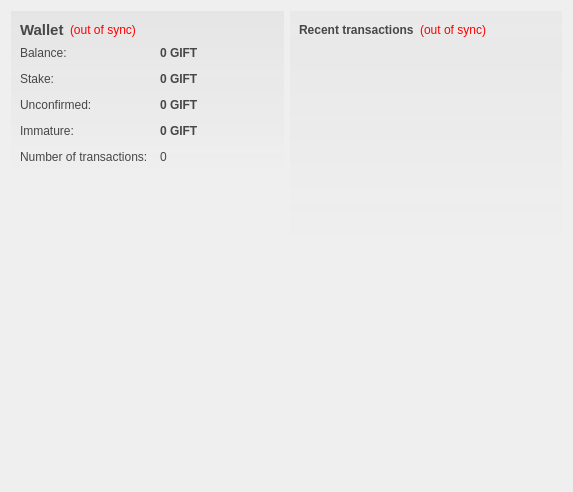
<?xml version="1.0" encoding="UTF-8"?>
<ui version="4.0">
 <class>OverviewPage</class>
 <widget class="QWidget" name="OverviewPage">
  <property name="geometry">
   <rect>
    <x>0</x>
    <y>0</y>
    <width>573</width>
    <height>492</height>
   </rect>
  </property>
  <property name="windowTitle">
   <string>Form</string>
  </property>
  <property name="styleSheet">
   <string notr="true">#OverviewPage { color: #464747; }</string>
  </property>
  <layout class="QHBoxLayout" name="horizontalLayout" stretch="1,1">
   <item>
    <layout class="QVBoxLayout" name="verticalLayout_2">
     <item>
      <widget class="QFrame" name="frame">
       <property name="styleSheet">
        <string notr="true">#frame { background-color: qlineargradient(spread:pad, x1:0, y1:0, x2:0, y2:1, stop:0 rgba(70,71,71,15), stop:1.0 rgba(70,71,71,0)); }</string>
       </property>
       <layout class="QVBoxLayout" name="verticalLayout_4">
        <item>
         <layout class="QHBoxLayout" name="horizontalLayout_4">
          <item>
           <widget class="QLabel" name="label_5">
            <property name="font">
             <font>
              <pointsize>11</pointsize>
              <weight>75</weight>
              <bold>true</bold>
             </font>
            </property>
            <property name="styleSheet">
             <string notr="true">color: #464747;</string>
            </property>
            <property name="text">
             <string>Wallet</string>
            </property>
           </widget>
          </item>
          <item>
           <widget class="QLabel" name="labelWalletStatus">
            <property name="toolTip">
             <string>The displayed information may be out of date. Your wallet automatically synchronizes with the GiftNet network after a connection is established, but this process has not completed yet.</string>
            </property>
            <property name="styleSheet">
             <string notr="true">QLabel { color: red; }</string>
            </property>
            <property name="text">
             <string notr="true">(out of sync)</string>
            </property>
            <property name="alignment">
             <set>Qt::AlignLeading|Qt::AlignLeft|Qt::AlignVCenter</set>
            </property>
           </widget>
          </item>
          <item>
           <spacer name="horizontalSpacer_2">
            <property name="orientation">
             <enum>Qt::Horizontal</enum>
            </property>
            <property name="sizeHint" stdset="0">
             <size>
              <width>40</width>
              <height>20</height>
             </size>
            </property>
           </spacer>
          </item>
         </layout>
        </item>
        <item>
         <layout class="QFormLayout" name="formLayout_2">
          <property name="fieldGrowthPolicy">
           <enum>QFormLayout::AllNonFixedFieldsGrow</enum>
          </property>
          <property name="horizontalSpacing">
           <number>12</number>
          </property>
          <property name="verticalSpacing">
           <number>12</number>
          </property>
          <item row="0" column="0">
           <widget class="QLabel" name="label">
            <property name="styleSheet">
             <string notr="true">color: #464747;</string>
            </property>
            <property name="text">
             <string>Balance:</string>
            </property>
           </widget>
          </item>
          <item row="0" column="1">
           <widget class="QLabel" name="labelBalance">
            <property name="font">
             <font>
              <weight>75</weight>
              <bold>true</bold>
             </font>
            </property>
            <property name="cursor">
             <cursorShape>IBeamCursor</cursorShape>
            </property>
            <property name="toolTip">
             <string>Your current balance</string>
            </property>
            <property name="styleSheet">
             <string notr="true">color: #464747;</string>
            </property>
            <property name="text">
             <string notr="true">0 GIFT</string>
            </property>
            <property name="textInteractionFlags">
             <set>Qt::LinksAccessibleByMouse|Qt::TextSelectableByKeyboard|Qt::TextSelectableByMouse</set>
            </property>
           </widget>
          </item>
          <item row="1" column="0">
           <widget class="QLabel" name="label_6">
            <property name="styleSheet">
             <string notr="true">color: #464747;</string>
            </property>
            <property name="text">
             <string>Stake:</string>
            </property>
           </widget>
          </item>
          <item row="1" column="1">
           <widget class="QLabel" name="labelStake">
            <property name="font">
             <font>
              <weight>75</weight>
              <bold>true</bold>
             </font>
            </property>
            <property name="cursor">
             <cursorShape>IBeamCursor</cursorShape>
            </property>
            <property name="toolTip">
             <string>Total of coins that was staked, and do not yet count toward the current balance</string>
            </property>
            <property name="styleSheet">
             <string notr="true">color: #464747;</string>
            </property>
            <property name="text">
             <string notr="true">0 GIFT</string>
            </property>
            <property name="textInteractionFlags">
             <set>Qt::LinksAccessibleByMouse|Qt::TextSelectableByKeyboard|Qt::TextSelectableByMouse</set>
            </property>
           </widget>
          </item>
          <item row="2" column="0">
           <widget class="QLabel" name="label_3">
            <property name="styleSheet">
             <string notr="true">color: #464747;</string>
            </property>
            <property name="text">
             <string>Unconfirmed:</string>
            </property>
           </widget>
          </item>
          <item row="2" column="1">
           <widget class="QLabel" name="labelUnconfirmed">
            <property name="font">
             <font>
              <weight>75</weight>
              <bold>true</bold>
             </font>
            </property>
            <property name="cursor">
             <cursorShape>IBeamCursor</cursorShape>
            </property>
            <property name="toolTip">
             <string>Total of transactions that have yet to be confirmed, and do not yet count toward the current balance</string>
            </property>
            <property name="styleSheet">
             <string notr="true">color: #464747;</string>
            </property>
            <property name="text">
             <string notr="true">0 GIFT</string>
            </property>
            <property name="textInteractionFlags">
             <set>Qt::LinksAccessibleByMouse|Qt::TextSelectableByKeyboard|Qt::TextSelectableByMouse</set>
            </property>
           </widget>
          </item>
          <item row="3" column="0">
           <widget class="QLabel" name="labelImmatureText">
            <property name="styleSheet">
             <string notr="true">color: #464747;</string>
            </property>
            <property name="text">
             <string>Immature:</string>
            </property>
           </widget>
          </item>
          <item row="3" column="1">
           <widget class="QLabel" name="labelImmature">
            <property name="font">
             <font>
              <weight>75</weight>
              <bold>true</bold>
             </font>
            </property>
            <property name="toolTip">
             <string>Mined balance that has not yet matured</string>
            </property>
            <property name="styleSheet">
             <string notr="true">color: #464747;</string>
            </property>
            <property name="text">
             <string notr="true">0 GIFT</string>
            </property>
            <property name="textInteractionFlags">
             <set>Qt::LinksAccessibleByMouse|Qt::TextSelectableByKeyboard|Qt::TextSelectableByMouse</set>
            </property>
           </widget>
          </item>
          <item row="4" column="0">
           <widget class="QLabel" name="label_2">
            <property name="styleSheet">
             <string notr="true">color: #464747;</string>
            </property>
            <property name="text">
             <string>Number of transactions:</string>
            </property>
           </widget>
          </item>
          <item row="4" column="1">
           <widget class="QLabel" name="labelNumTransactions">
            <property name="toolTip">
             <string>Total number of transactions in wallet</string>
            </property>
            <property name="styleSheet">
             <string notr="true">color: #464747;</string>
            </property>
            <property name="text">
             <string notr="true">0</string>
            </property>
           </widget>
          </item>
         </layout>
        </item>
       </layout>
      </widget>
     </item>
     <item>
      <spacer name="verticalSpacer">
       <property name="orientation">
        <enum>Qt::Vertical</enum>
       </property>
       <property name="sizeHint" stdset="0">
        <size>
         <width>20</width>
         <height>40</height>
        </size>
       </property>
      </spacer>
     </item>
     <item>
      <widget class="QLabel" name="label_6">
       <property name="minimumSize">
        <size>
         <width>260</width>
         <height>260</height>
        </size>
       </property>
       <property name="text">
        <string/>
       </property>
       <property name="pixmap">
        <pixmap resource="../bitcoin.qrc">:/images/backg</pixmap>
       </property>
       <property name="alignment">
        <set>Qt::AlignCenter</set>
       </property>
       <property name="margin">
        <number>2</number>
       </property>
       <property name="indent">
        <number>1</number>
       </property>
      </widget>
     </item>
    </layout>
   </item>
   <item>
    <layout class="QVBoxLayout" name="verticalLayout_3">
     <item>
      <widget class="QFrame" name="frame_2">
       <property name="styleSheet">
        <string notr="true">#frame_2 { background-color: qlineargradient(spread:pad, x1:0, y1:0, x2:0, y2:1, stop:0 rgba(70,71,71,10), stop:1.0 rgba(70,71,71,0)); }</string>
       </property>
       <layout class="QVBoxLayout" name="verticalLayout">
        <item>
         <layout class="QHBoxLayout" name="horizontalLayout_2">
          <item>
           <widget class="QLabel" name="label_4">
            <property name="styleSheet">
             <string notr="true">color: #464747;</string>
            </property>
            <property name="text">
             <string>&lt;b&gt;Recent transactions&lt;/b&gt;</string>
            </property>
           </widget>
          </item>
          <item>
           <widget class="QLabel" name="labelTransactionsStatus">
            <property name="toolTip">
             <string>The displayed information may be out of date. Your wallet automatically synchronizes with the GiftNet network after a connection is established, but this process has not completed yet.</string>
            </property>
            <property name="styleSheet">
             <string notr="true">QLabel { color: red; }</string>
            </property>
            <property name="text">
             <string notr="true">(out of sync)</string>
            </property>
            <property name="alignment">
             <set>Qt::AlignRight|Qt::AlignTrailing|Qt::AlignVCenter</set>
            </property>
           </widget>
          </item>
          <item>
           <spacer name="horizontalSpacer">
            <property name="orientation">
             <enum>Qt::Horizontal</enum>
            </property>
            <property name="sizeHint" stdset="0">
             <size>
              <width>40</width>
              <height>20</height>
             </size>
            </property>
           </spacer>
          </item>
         </layout>
        </item>
        <item>
         <widget class="QListView" name="listTransactions">
          <property name="styleSheet">
           <string notr="true">QListView { background: transparent; }</string>
          </property>
          <property name="frameShape">
           <enum>QFrame::NoFrame</enum>
          </property>
          <property name="verticalScrollBarPolicy">
           <enum>Qt::ScrollBarAlwaysOff</enum>
          </property>
          <property name="horizontalScrollBarPolicy">
           <enum>Qt::ScrollBarAlwaysOff</enum>
          </property>
          <property name="selectionMode">
           <enum>QAbstractItemView::NoSelection</enum>
          </property>
         </widget>
        </item>
       </layout>
      </widget>
     </item>
     <item>
      <spacer name="verticalSpacer_2">
       <property name="orientation">
        <enum>Qt::Vertical</enum>
       </property>
       <property name="sizeHint" stdset="0">
        <size>
         <width>20</width>
         <height>40</height>
        </size>
       </property>
      </spacer>
     </item>
    </layout>
   </item>
  </layout>
 </widget>
 <resources>
  <include location="../bitcoin.qrc"/>
 </resources>
 <connections/>
</ui>
